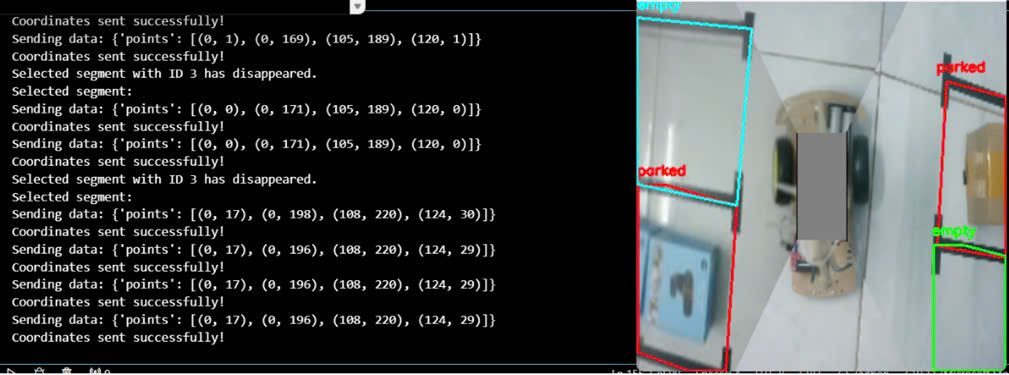
#> input picture interface.jpg, 1009 x 375 px, given in place of the camera
$ python pairing_cam.py
#> lines starting #> are read from the running program, lines starting #| are printed output that depends on the picture; after the words box and inside, x2 and y2 are one past the last pixel; in counts of white or black regions, pixels touching at a corner belong together
import cv2
import numpy as np

# Tạo nền xám với kích thước 800x800
background = np.full((400, 400, 3), 128, dtype=np.uint8)  # Nền xám


# Initialize video capture for cameras
cap1 = cv2.VideoCapture(0)
cap2 = cv2.VideoCapture(4)
cap3 = cv2.VideoCapture(3)
cap4 = cv2.VideoCapture(2)

#background = np.full((400, 400, 3), 128, dtype=np.uint8)  # Background for combined video

# Tọa độ điểm nguồn của video camera (giả sử video có kích thước 350x800)
pts_src1 = np.array([[0, 0], [0, 400], [173, 400], [173, 0]], dtype='float32')
pts_src2 = np.array([[0, 0], [140, 0], [140, 141], [0, 141]], dtype='float32')
pts_src3 = np.array([[0, 0], [140, 0], [140, 141], [0, 141]], dtype='float32')
pts_src4 = np.array([[0, 0], [0, 400], [173, 400], [173, 0]], dtype='float32')

# Tọa độ điểm đích trong nền 800x800
pts_dst1 = np.array([[0, 0], [173, 0], [173, 400], [0, 400]], dtype='float32')
pts_dst2 = np.array([[293, 0], [107, 0], [107, 141], [293, 141]], dtype='float32')
pts_dst3 = np.array([[107, 400], [293, 400], [293, 258], [107, 258]], dtype='float32')
pts_dst4 = np.array([[400, 400], [227, 400], [227, 0], [400, 0]], dtype='float32')

# Transformation matrices for perspective warping
h1, _ = cv2.findHomography(pts_src1, pts_dst1)
h2, _ = cv2.findHomography(pts_src2, pts_dst2)
h3, _ = cv2.findHomography(pts_src3, pts_dst3)
h4, _ = cv2.findHomography(pts_src4, pts_dst4)


while True:
    ret1, frame1 = cap1.read()
#> frame1 is the input picture: shape (375, 1009, 3); mean B, G, R 71.7, 72.2, 69
    ret2, frame2 = cap2.read()
    ret3, frame3 = cap3.read()
    ret4, frame4 = cap4.read()

    if not ret1 or not ret2 or not ret3 or not ret4:
        print("Error: Could not read frame.")
        break

    # Resize và warp các khung hình
    resized_frame1 = cv2.resize(frame1, (175, 400))
    resized_frame2 = cv2.resize(frame2, (161, 205))
    resized_frame3 = cv2.resize(frame3, (160, 205))
    resized_frame4 = cv2.resize(frame4, (175, 400))

    resized_frame1 = cv2.flip(resized_frame1, 1) # 0: lật dọc, 1: lật ngang, -1: lật cả ngang và dọc
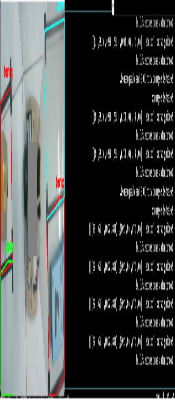
#> resized_frame1: shape (400, 175, 3); mean B, G, R 71.7, 72.3, 69.1
    resized_frame2 = cv2.flip(resized_frame2, 1)
    resized_frame3 = cv2.flip(resized_frame3, 1)
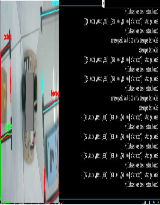
#> resized_frame3: shape (205, 160, 3); mean B, G, R 71.2, 71.7, 68.8
    resized_frame4 = cv2.flip(resized_frame4, 1)

    warped_frame1 = cv2.warpPerspective(resized_frame1, h1, (400, 400))
    warped_frame2 = cv2.warpPerspective(resized_frame2, h2, (400, 400))
    warped_frame3 = cv2.warpPerspective(resized_frame3, h3, (400, 400))
    warped_frame4 = cv2.warpPerspective(resized_frame4, h4, (400, 400))

    # Tạo mặt nạ với kích thước và kênh giống nền
    mask1 = np.zeros_like(background, dtype=np.uint8)
    cv2.fillConvexPoly(mask1, np.array([[0, 0], [0, 400], [107, 400], [173, 258], [173, 141], [107, 0]], dtype=np.int32), (255, 255, 255))
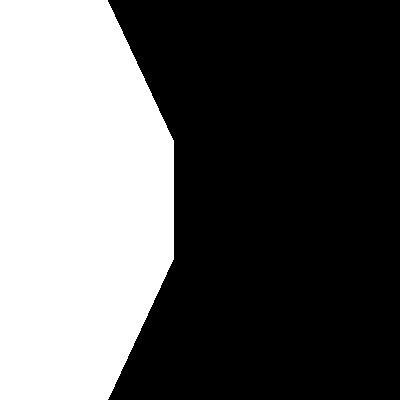
#> mask1: shape (400, 400, 3); 37.7% white; 1 white region, box (x1, y1, x2, y2) and area: (0, 0, 174, 400) 60261

    mask2 = np.zeros_like(background, dtype=np.uint8)
    cv2.fillConvexPoly(mask2, np.array([[293, 0], [107, 0], [173, 141], [227, 141]], dtype=np.int32), (255, 255, 255))
#> mask2: shape (400, 400, 3); 10.7% white; 1 white region, box (x1, y1, x2, y2) and area: (107, 0, 294, 142) 17182

    mask3 = np.zeros_like(background, dtype=np.uint8)
    cv2.fillConvexPoly(mask3, np.array([[107, 400], [293, 400], [227, 258], [173, 258]], dtype=np.int32), (255, 255, 255))
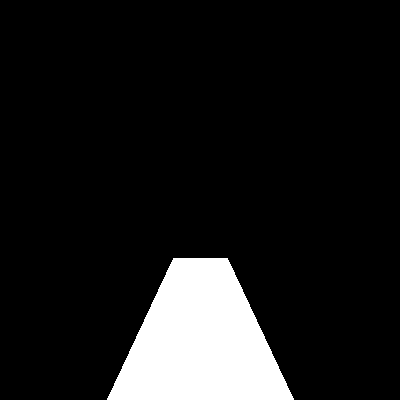
#> mask3: shape (400, 400, 3); 10.7% white; 1 white region, box (x1, y1, x2, y2) and area: (107, 258, 294, 400) 17182

    mask4 = np.zeros_like(background, dtype=np.uint8)
    #cv2.fillConvexPoly(mask4, np.array([[587, 0], [455, 282], [455, 517], [587, 800], [800, 800], [800, 0]], dtype=np.int32), (255, 255, 255))
    cv2.fillConvexPoly(mask4, np.array([[293, 0], [400, 0], [400, 400], [293, 400], [227, 258], [227, 141]], dtype=np.int32), (255, 255, 255))
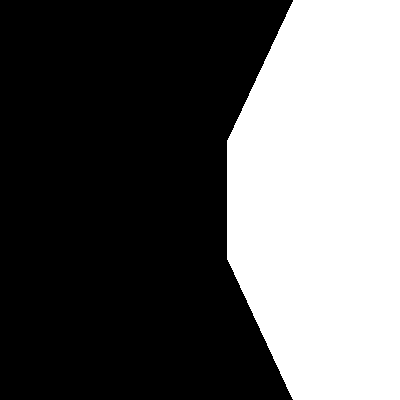
#> mask4: shape (400, 400, 3); 37.4% white; 1 white region, box (x1, y1, x2, y2) and area: (227, 0, 400, 400) 59861


    # Áp dụng mask và kết hợp các khung hình
    masked_background1 = cv2.bitwise_and(background, background, mask=cv2.bitwise_not(cv2.cvtColor(mask1, cv2.COLOR_BGR2GRAY)))
#> background: shape (400, 400, 3); every value is 128
    result1 = cv2.add(masked_background1, cv2.bitwise_and(warped_frame1, warped_frame1, mask=cv2.cvtColor(mask1, cv2.COLOR_BGR2GRAY)))

    masked_background2 = cv2.bitwise_and(result1, result1, mask=cv2.bitwise_not(cv2.cvtColor(mask2, cv2.COLOR_BGR2GRAY)))
    result2 = cv2.add(masked_background2, cv2.bitwise_and(warped_frame2, warped_frame2, mask=cv2.cvtColor(mask2, cv2.COLOR_BGR2GRAY)))

    masked_background3 = cv2.bitwise_and(result2, result2, mask=cv2.bitwise_not(cv2.cvtColor(mask3, cv2.COLOR_BGR2GRAY)))
    result3 = cv2.add(masked_background3, cv2.bitwise_and(warped_frame3, warped_frame3, mask=cv2.cvtColor(mask3, cv2.COLOR_BGR2GRAY)))
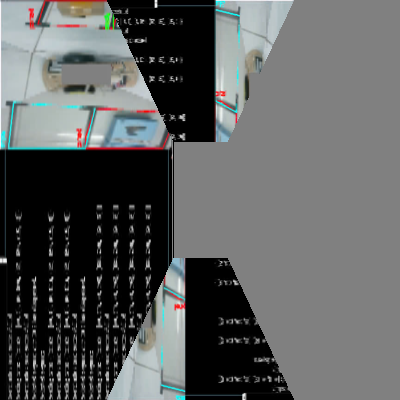
#> result3: shape (400, 400, 3); mean B, G, R 93, 93.2, 91.2

    masked_background4 = cv2.bitwise_and(result3, result3, mask=cv2.bitwise_not(cv2.cvtColor(mask4, cv2.COLOR_BGR2GRAY)))
    result4 = cv2.add(masked_background4, cv2.bitwise_and(warped_frame4, warped_frame4, mask=cv2.cvtColor(mask4, cv2.COLOR_BGR2GRAY)))
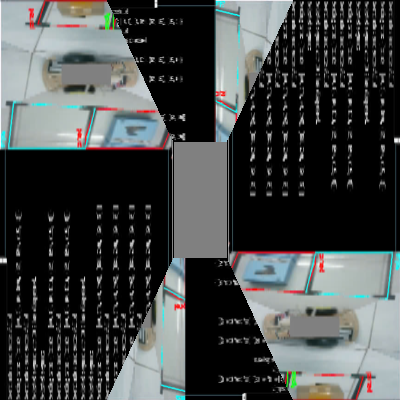
#> result4: shape (400, 400, 3); mean B, G, R 70.3, 70.7, 67.6

    # [6 lines of commented-out code are left out]

    cv2.imshow('Result3', result4)

    if cv2.waitKey(1) & 0xFF == ord('q'):
#> (key q is pressed here)
        break

cap1.release()
cap2.release()
cap3.release()
cap4.release()
cv2.destroyAllWindows()

$ run again, on receive.jpg
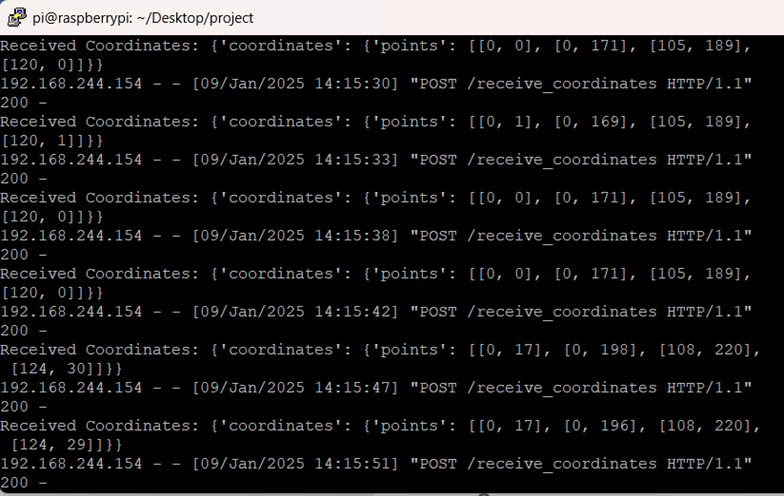
#> input picture receive.jpg, 784 x 496 px, given in place of the camera
#> frame1 is the input picture: shape (496, 784, 3); mean B, G, R 28.3, 28, 28.7
#> `resized_frame3 = cv2.flip(resized_frame3, 1)`:
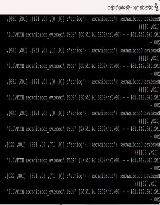
#> resized_frame3: shape (205, 160, 3); mean B, G, R 28, 27.6, 28.4
#> mask1: shape (400, 400, 3); 37.7% white; 1 white region, box (x1, y1, x2, y2) and area: (0, 0, 174, 400) 60261
#> mask2: shape (400, 400, 3); 10.7% white; 1 white region, box (x1, y1, x2, y2) and area: (107, 0, 294, 142) 17182
#> mask3: shape (400, 400, 3); 10.7% white; 1 white region, box (x1, y1, x2, y2) and area: (107, 258, 294, 400) 17182
#> mask4: shape (400, 400, 3); 37.4% white; 1 white region, box (x1, y1, x2, y2) and area: (227, 0, 400, 400) 59861
#> background: shape (400, 400, 3); every value is 128
#> `result4 = cv2.add(masked_background4, cv2.bitwise_and(warped_frame4, w..`:
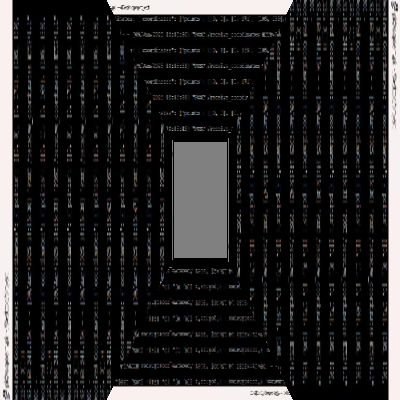
#> result4: shape (400, 400, 3); mean B, G, R 36.4, 36.1, 37.1
